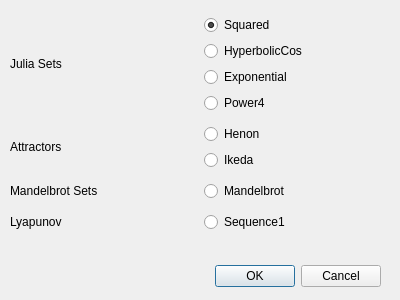
<?xml version="1.0" encoding="UTF-8"?>
<ui version="4.0">
 <class>FractalTypesDlg</class>
 <widget class="QDialog" name="FractalTypesDlg">
  <property name="geometry">
   <rect>
    <x>0</x>
    <y>0</y>
    <width>400</width>
    <height>300</height>
   </rect>
  </property>
  <property name="windowTitle">
   <string>Dialog</string>
  </property>
  <widget class="QDialogButtonBox" name="buttonBox">
   <property name="geometry">
    <rect>
     <x>40</x>
     <y>260</y>
     <width>341</width>
     <height>32</height>
    </rect>
   </property>
   <property name="orientation">
    <enum>Qt::Horizontal</enum>
   </property>
   <property name="standardButtons">
    <set>QDialogButtonBox::Cancel|QDialogButtonBox::Ok</set>
   </property>
  </widget>
  <widget class="QWidget" name="verticalLayoutWidget">
   <property name="geometry">
    <rect>
     <x>10</x>
     <y>10</y>
     <width>381</width>
     <height>231</height>
    </rect>
   </property>
   <layout class="QVBoxLayout" name="verticalLayout">
    <item>
     <layout class="QHBoxLayout" name="horizontalLayout">
      <item>
       <widget class="QLabel" name="label">
        <property name="text">
         <string>Julia Sets</string>
        </property>
       </widget>
      </item>
      <item>
       <layout class="QVBoxLayout" name="verticalLayout_2">
        <item>
         <widget class="QRadioButton" name="radioButton">
          <property name="text">
           <string>Squared</string>
          </property>
          <property name="checked">
           <bool>true</bool>
          </property>
          <attribute name="buttonGroup">
           <string notr="true">buttonGroup</string>
          </attribute>
         </widget>
        </item>
        <item>
         <widget class="QRadioButton" name="radioButton_2">
          <property name="text">
           <string>HyperbolicCos</string>
          </property>
          <attribute name="buttonGroup">
           <string notr="true">buttonGroup</string>
          </attribute>
         </widget>
        </item>
        <item>
         <widget class="QRadioButton" name="radioButton_3">
          <property name="text">
           <string>Exponential</string>
          </property>
          <attribute name="buttonGroup">
           <string notr="true">buttonGroup</string>
          </attribute>
         </widget>
        </item>
        <item>
         <widget class="QRadioButton" name="radioButton_6">
          <property name="text">
           <string>Power4</string>
          </property>
          <attribute name="buttonGroup">
           <string notr="true">buttonGroup</string>
          </attribute>
         </widget>
        </item>
       </layout>
      </item>
     </layout>
    </item>
    <item>
     <layout class="QHBoxLayout" name="horizontalLayout_4">
      <item>
       <widget class="QLabel" name="label_4">
        <property name="text">
         <string>Attractors</string>
        </property>
       </widget>
      </item>
      <item>
       <layout class="QVBoxLayout" name="verticalLayout_6">
        <item>
         <widget class="QRadioButton" name="radioButton_7">
          <property name="text">
           <string>Henon</string>
          </property>
          <attribute name="buttonGroup">
           <string notr="true">buttonGroup</string>
          </attribute>
         </widget>
        </item>
        <item>
         <widget class="QRadioButton" name="radioButton_8">
          <property name="text">
           <string>Ikeda</string>
          </property>
          <attribute name="buttonGroup">
           <string notr="true">buttonGroup</string>
          </attribute>
         </widget>
        </item>
       </layout>
      </item>
     </layout>
    </item>
    <item>
     <layout class="QHBoxLayout" name="horizontalLayout_2">
      <item>
       <widget class="QLabel" name="label_2">
        <property name="text">
         <string>Mandelbrot Sets</string>
        </property>
       </widget>
      </item>
      <item>
       <layout class="QVBoxLayout" name="verticalLayout_3">
        <item>
         <widget class="QRadioButton" name="radioButton_4">
          <property name="text">
           <string>Mandelbrot</string>
          </property>
          <attribute name="buttonGroup">
           <string notr="true">buttonGroup</string>
          </attribute>
         </widget>
        </item>
       </layout>
      </item>
     </layout>
    </item>
    <item>
     <layout class="QHBoxLayout" name="horizontalLayout_3">
      <item>
       <layout class="QVBoxLayout" name="verticalLayout_4">
        <item>
         <widget class="QLabel" name="label_3">
          <property name="text">
           <string>Lyapunov</string>
          </property>
         </widget>
        </item>
       </layout>
      </item>
      <item>
       <layout class="QVBoxLayout" name="verticalLayout_5">
        <item>
         <widget class="QRadioButton" name="radioButton_5">
          <property name="text">
           <string>Sequence1</string>
          </property>
          <attribute name="buttonGroup">
           <string notr="true">buttonGroup</string>
          </attribute>
         </widget>
        </item>
       </layout>
      </item>
     </layout>
    </item>
   </layout>
  </widget>
 </widget>
 <resources/>
 <connections>
  <connection>
   <sender>buttonBox</sender>
   <signal>accepted()</signal>
   <receiver>FractalTypesDlg</receiver>
   <slot>accept()</slot>
   <hints>
    <hint type="sourcelabel">
     <x>248</x>
     <y>254</y>
    </hint>
    <hint type="destinationlabel">
     <x>157</x>
     <y>274</y>
    </hint>
   </hints>
  </connection>
  <connection>
   <sender>buttonBox</sender>
   <signal>rejected()</signal>
   <receiver>FractalTypesDlg</receiver>
   <slot>reject()</slot>
   <hints>
    <hint type="sourcelabel">
     <x>316</x>
     <y>260</y>
    </hint>
    <hint type="destinationlabel">
     <x>286</x>
     <y>274</y>
    </hint>
   </hints>
  </connection>
 </connections>
 <buttongroups>
  <buttongroup name="buttonGroup"/>
 </buttongroups>
</ui>
